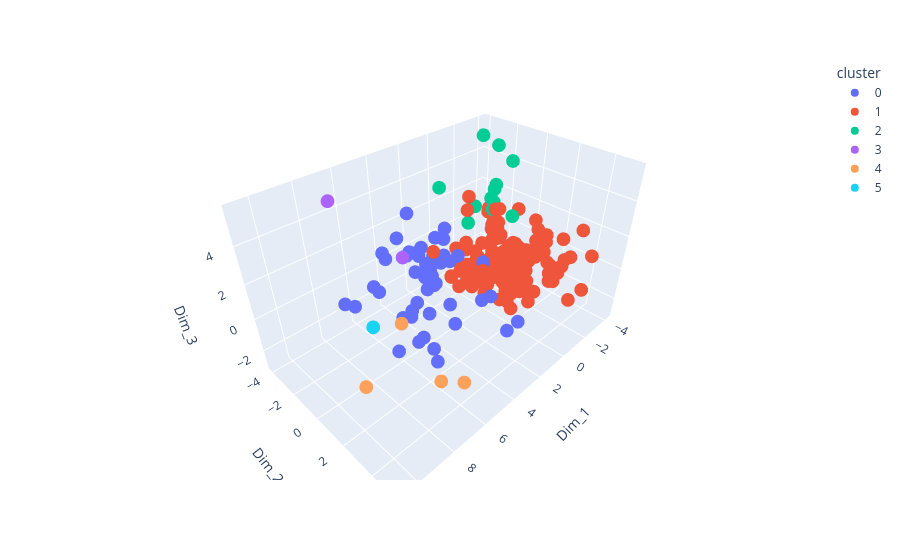

Notebook cell for this chart:
### Code cell
import plotly.express as px
import pandas as pd

plot_df = low_dim_df.copy()
plot_df.columns = [f"Dim_{i+1}" for i in range(plot_df.shape[1])]
plot_df["cluster"] = cluster_labels_1d.astype(str)

fig = px.scatter_3d(
    plot_df,
    x="Dim_1",
    y="Dim_2",
    z="Dim_3",
    color="cluster",
    hover_data=plot_df.columns
)

fig.show()

### Figure 1 — Plotly figure (JSON) as saved in the notebook; plotly's stock layout.template omitted (floating-point values rounded to 4 significant figures; data arrays with more than 128 entries replaced by an {"elided": "..."} marker saying what was removed)
{"data": [{"customdata": {"elided": "49x16 mixed values"}, "hovertemplate": "cluster=%{customdata[15]}<br>Dim_1=%{x}<br>Dim_2=%{y}<br>Dim_3=%{z}<br>Dim_4=%{customdata[0]}<br>Dim_5=%{customdata[1]}<br>Dim_6=%{customdata[2]}<br>Dim_7=%{customdata[3]}<br>Dim_8=%{customdata[4]}<br>Dim_9=%{customdata[5]}<br>Dim_10=%{customdata[6]}<br>Dim_11=%{customdata[7]}<br>Dim_12=%{customdata[8]}<br>Dim_13=%{customdata[9]}<br>Dim_14=%{customdata[10]}<br>Dim_15=%{customdata[11]}<br>Dim_16=%{customdata[12]}<br>Dim_17=%{customdata[13]}<br>Dim_18=%{customdata[14]}<extra></extra>", "legendgroup": "0", "marker": {"color": "#636efa", "symbol": "circle"}, "mode": "markers", "name": "0", "scene": "scene", "showlegend": true, "type": "scatter3d", "x": [2.108, 5.009, 3.936, 2.053, 6.142, 1.361, 3.146, 0.3648, 8.423, 4.735, 1.163, 3.312, 5.612, 3.124, 3.264, 3.195, 3.186, 5.06, 0.5765, 1.882, 2.903, 4.177, 1.391, 1.564, 2.692, 3.129, 0.8212, 3.925, 4.226, 3.932, 4.504, 4.139, 7.044, 4.809, 5.159, 6.499, 1.014, 2.65, 2.643, 3.535, 3.486, 1.56, 5.756, 4.441, 2.553, 4.836, 0.2184, 2.35, 1.655], "y": [-1.684, 0.3278, -3.884, -2.415, 2.672, 1.024, -2.796, -2.758, -0.7463, -2.539, -2.024, -0.5153, -2.11, -2.179, -0.7032, -1.554, 0.511, 0.2457, -2.119, -1.624, 0.6056, -2.239, -2.633, -1.831, -3.127, -0.5865, 3.094, -1.663, -1.279, -0.347, 0.6542, -0.01247, -2.213, 0.2385, -0.8978, 0.3141, 0.756, 2.681, -1.515, -1.657, -0.904, -2.486, -2.33, -1.103, -2.062, -0.1274, -1.847, 3.581, -1.504], "z": [1.697, 2.874, 0.5602, -0.5005, -1.259, 1.119, 0.544, 1.076, 1.437, 1.204, 1.052, -0.1103, -0.1695, -0.2217, 0.3377, 1.64, -0.8625, 3.029, -0.7215, 0.1572, -2.276, 2.319, -0.1897, -0.2104, 0.404, -0.1278, -1.882, 3.838, -1.728, 0.04412, -2.961, -1.21, -0.3474, -2.244, -1.411, -1.995, -1.671, 0.5733, -0.07166, -1.782, 1.111, -0.5991, 0.1108, -1.899, -0.7992, -2.779, -0.3939, -1.21, 0.471]}, {"customdata": {"elided": "167x16 mixed values"}, "hovertemplate": "cluster=%{customdata[15]}<br>Dim_1=%{x}<br>Dim_2=%{y}<br>Dim_3=%{z}<br>Dim_4=%{customdata[0]}<br>Dim_5=%{customdata[1]}<br>Dim_6=%{customdata[2]}<br>Dim_7=%{customdata[3]}<br>Dim_8=%{customdata[4]}<br>Dim_9=%{customdata[5]}<br>Dim_10=%{customdata[6]}<br>Dim_11=%{customdata[7]}<br>Dim_12=%{customdata[8]}<br>Dim_13=%{customdata[9]}<br>Dim_14=%{customdata[10]}<br>Dim_15=%{customdata[11]}<br>Dim_16=%{customdata[12]}<br>Dim_17=%{customdata[13]}<br>Dim_18=%{customdata[14]}<extra></extra>", "legendgroup": "1", "marker": {"color": "#EF553B", "symbol": "circle"}, "mode": "markers", "name": "1", "scene": "scene", "showlegend": true, "type": "scatter3d", "x": {"elided": "167 float values"}, "y": {"elided": "167 float values"}, "z": {"elided": "167 float values"}}, {"customdata": {"elided": "14x16 mixed values"}, "hovertemplate": "cluster=%{customdata[15]}<br>Dim_1=%{x}<br>Dim_2=%{y}<br>Dim_3=%{z}<br>Dim_4=%{customdata[0]}<br>Dim_5=%{customdata[1]}<br>Dim_6=%{customdata[2]}<br>Dim_7=%{customdata[3]}<br>Dim_8=%{customdata[4]}<br>Dim_9=%{customdata[5]}<br>Dim_10=%{customdata[6]}<br>Dim_11=%{customdata[7]}<br>Dim_12=%{customdata[8]}<br>Dim_13=%{customdata[9]}<br>Dim_14=%{customdata[10]}<br>Dim_15=%{customdata[11]}<br>Dim_16=%{customdata[12]}<br>Dim_17=%{customdata[13]}<br>Dim_18=%{customdata[14]}<extra></extra>", "legendgroup": "2", "marker": {"color": "#00cc96", "symbol": "circle"}, "mode": "markers", "name": "2", "scene": "scene", "showlegend": true, "type": "scatter3d", "x": [1.128, -1.057, -2.628, -2.723, -2.368, -3.831, -3.109, -3.254, -3.463, -4.121, -3.072, -2.847, -3.02, -2.103], "y": [-2.348, -2.287, -0.65, -1.888, -2.97, -2.64, -2.411, -2.198, -2.481, -4.073, -2.167, -2.031, -2.305, -0.01206], "z": [3.965, 1.049, 4.794, 0.4582, 1.353, 4.774, 1.809, 2.697, 2.247, 4.896, 1.677, 1.328, 1.111, 1.962]}, {"customdata": [[-5.71, -6.858, -0.02897, 1.982, -1.174, 0.5376, -1.408, 1.878, 1.54, -2.842, -1.029, 0.3772, -0.5979, 0.8947, 0.5374, "3"], [-2.02, -5.347, -0.8115, 1.924, 2.831, 1.259, -3.799, 2.075, -0.4309, -0.08601, 0.8854, -0.6084, -0.4255, -0.4634, 1.908, "3"]], "hovertemplate": "cluster=%{customdata[15]}<br>Dim_1=%{x}<br>Dim_2=%{y}<br>Dim_3=%{z}<br>Dim_4=%{customdata[0]}<br>Dim_5=%{customdata[1]}<br>Dim_6=%{customdata[2]}<br>Dim_7=%{customdata[3]}<br>Dim_8=%{customdata[4]}<br>Dim_9=%{customdata[5]}<br>Dim_10=%{customdata[6]}<br>Dim_11=%{customdata[7]}<br>Dim_12=%{customdata[8]}<br>Dim_13=%{customdata[9]}<br>Dim_14=%{customdata[10]}<br>Dim_15=%{customdata[11]}<br>Dim_16=%{customdata[12]}<br>Dim_17=%{customdata[13]}<br>Dim_18=%{customdata[14]}<extra></extra>", "legendgroup": "3", "marker": {"color": "#ab63fa", "symbol": "circle"}, "mode": "markers", "name": "3", "scene": "scene", "showlegend": true, "type": "scatter3d", "x": [7.688, 6.935], "y": [-2.158, 1.604], "z": [5.687, 4.308]}, {"customdata": [[4.784, -2.68, -1.222, -2.906, 1.582, -0.4799, 1.555, -1.527, 0.1537, 1.309, -1.697, 0.9513, -0.04551, 0.2504, -0.8764, "4"], [2.975, -2.645, -2.605, 1.078, -1.397, 0.2902, -0.779, -0.4871, -1.489, 1.102, 1.256, 4.31, -0.5258, 0.02546, -0.8226, "4"], [5.066, -2.899, -2.317, -0.547, 0.01192, 0.5031, 0.2066, -1.812, -0.1584, 0.9085, -0.7011, -0.6641, 0.7551, -2.462, 2.192, "4"], [1.368, -5.569, 0.6054, -2.212, -1.83, 2.75, 1.561, 1.176, 1.349, 4.82, 3.799, -3.151, -0.03421, 1.161, 0.3544, "4"]], "hovertemplate": "cluster=%{customdata[15]}<br>Dim_1=%{x}<br>Dim_2=%{y}<br>Dim_3=%{z}<br>Dim_4=%{customdata[0]}<br>Dim_5=%{customdata[1]}<br>Dim_6=%{customdata[2]}<br>Dim_7=%{customdata[3]}<br>Dim_8=%{customdata[4]}<br>Dim_9=%{customdata[5]}<br>Dim_10=%{customdata[6]}<br>Dim_11=%{customdata[7]}<br>Dim_12=%{customdata[8]}<br>Dim_13=%{customdata[9]}<br>Dim_14=%{customdata[10]}<br>Dim_15=%{customdata[11]}<br>Dim_16=%{customdata[12]}<br>Dim_17=%{customdata[13]}<br>Dim_18=%{customdata[14]}<extra></extra>", "legendgroup": "4", "marker": {"color": "#FFA15A", "symbol": "circle"}, "mode": "markers", "name": "4", "scene": "scene", "showlegend": true, "type": "scatter3d", "x": [6.449, 10.67, 5.422, 7.448], "y": [3.203, 3.707, 3.676, 1.894], "z": [-1.912, 1.451, -2.419, 1.357]}, {"customdata": [[1.918, 5.266, -4.679, 1.814, -3.154, -0.9435, -1.332, -0.05124, -1.955, -2.928, 0.8289, -2.268, -2.017, -0.2049, 0.6947, "5"]], "hovertemplate": "cluster=%{customdata[15]}<br>Dim_1=%{x}<br>Dim_2=%{y}<br>Dim_3=%{z}<br>Dim_4=%{customdata[0]}<br>Dim_5=%{customdata[1]}<br>Dim_6=%{customdata[2]}<br>Dim_7=%{customdata[3]}<br>Dim_8=%{customdata[4]}<br>Dim_9=%{customdata[5]}<br>Dim_10=%{customdata[6]}<br>Dim_11=%{customdata[7]}<br>Dim_12=%{customdata[8]}<br>Dim_13=%{customdata[9]}<br>Dim_14=%{customdata[10]}<br>Dim_15=%{customdata[11]}<br>Dim_16=%{customdata[12]}<br>Dim_17=%{customdata[13]}<br>Dim_18=%{customdata[14]}<extra></extra>", "legendgroup": "5", "marker": {"color": "#19d3f3", "symbol": "circle"}, "mode": "markers", "name": "5", "scene": "scene", "showlegend": true, "type": "scatter3d", "x": [6.52], "y": [-1.645], "z": [-1.663]}], "layout": {"legend": {"title": {"text": "cluster"}, "tracegroupgap": 0}, "margin": {"t": 60}, "scene": {"domain": {"x": [0, 1], "y": [0, 1]}, "xaxis": {"title": {"text": "Dim_1"}}, "yaxis": {"title": {"text": "Dim_2"}}, "zaxis": {"title": {"text": "Dim_3"}}}}}
